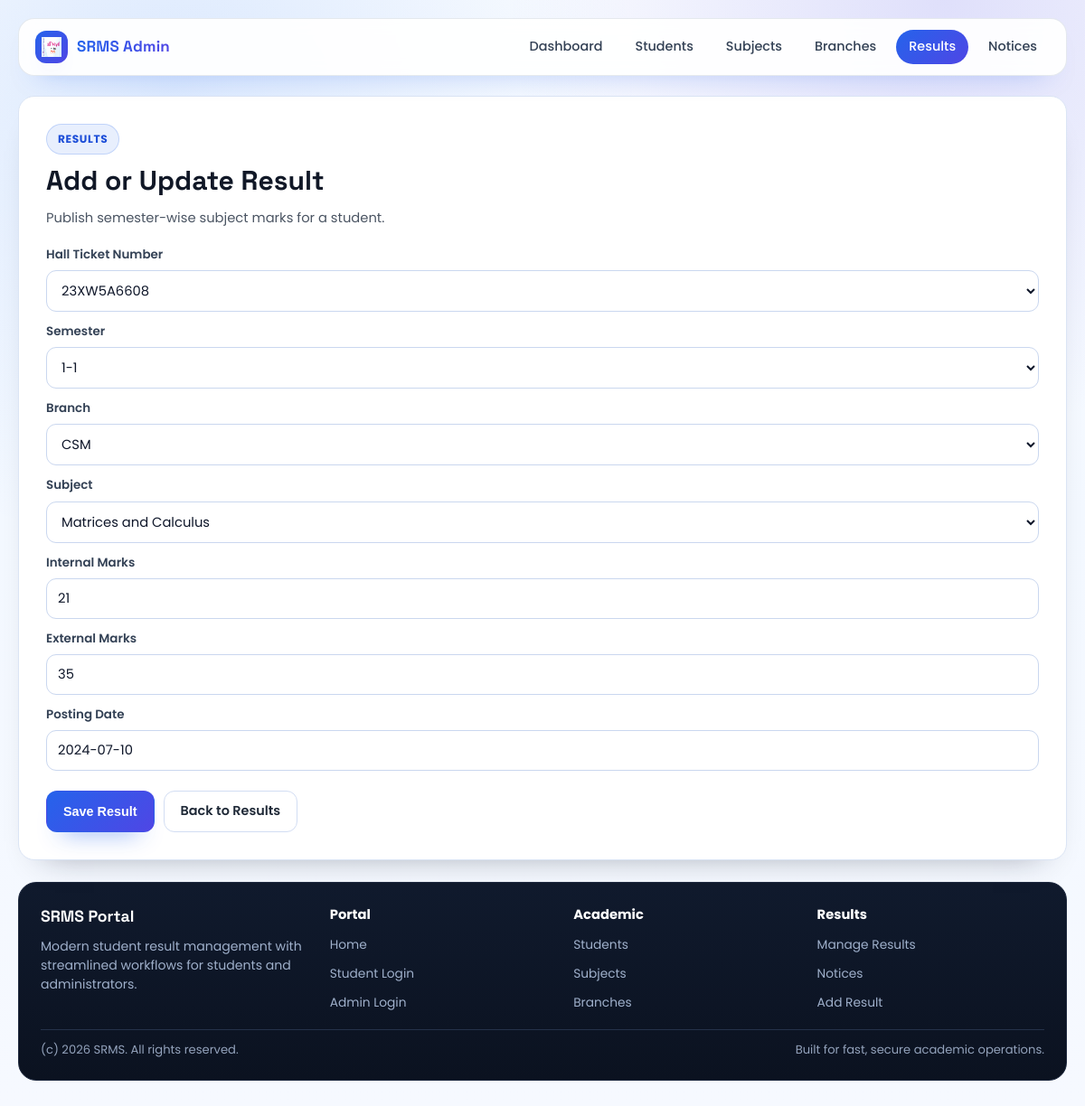
The app's page /result/1/view/4/update with its own data.
### result/models.py (models this page shows, shortened)
class Student(models.Model):
    HallTicketNo=models.CharField(max_length=225,unique=True)
    name=models.CharField(max_length=225)
    dob=models.DateField(("Date"))
    age=models.IntegerField()
    address=models.TextField(max_length=225)
    branchName=models.ForeignKey("Branches",on_delete=models.CASCADE,default=2)
    def __str__(self):
        return self.HallTicketNo

class Results(models.Model):
    HallTicketNo=models.ForeignKey("Student",on_delete=models.CASCADE,null=True,related_name='results')
    sem=models.CharField(max_length=225,choices=sems,default="I-I")
    branch=models.ForeignKey("Branches",on_delete=models.CASCADE)
    subjectCode=models.ForeignKey("Subjects",on_delete=models.CASCADE,null=True)
    internal=models.IntegerField(default=21)
    external=models.IntegerField(default=35)
    postingDate=models.DateField(default=date.today)

### result/views.py (the view)
# urls.py: path('result/<int:student_id>/view/<int:pk>/update',views.UpdateResultView.as_view(),name="result_update2"),
class UpdateResultView(UpdateView):
    model = Results
    form_class = AddResult  # Form class used for updating results
    template_name = 'add_result.html'
    success_url=reverse_lazy('manage_results')

### result/forms.py
class AddResult(ModelForm):
    class Meta:
        model=Results
        fields='__all__'

### result/models.py (called while the page is built)
    def __str__(self):
        return self.branchName

    def __str__(self):
        return self.subjectName

### result/templates/add_result.html (shortened to what this page needs)
{% load static %}
<!DOCTYPE html>
<html lang="en">
<head>
    <link rel="stylesheet" href="{% static 'modern_ui.css' %}">
</head>
<body>
<div class="page-shell">
    <div class="container">
        <header class="site-header">
            <div class="site-header-inner">
                <a class="brand" href="{% url 'base' %}">
                    <span class="brand-mark"><img src="{% static 'jntuh_logo.png' %}" alt="SRMS"></span>
                    <span>SRMS Admin</span>
                </a>
                <nav class="nav-links" aria-label="Admin Navigation">
                    <a class="nav-link" href="{% url 'admin_page' %}">Dashboard</a>
                    <a class="nav-link" href="{% url 'display_students' %}">Students</a>
                    <a class="nav-link" href="{% url 'manage_subjects' %}">Subjects</a>
                    <a class="nav-link" href="{% url 'manage_branches' %}">Branches</a>
                    <a class="nav-link active" href="{% url 'manage_results' %}">Results</a>
                    <a class="nav-link" href="{% url 'manage_notices' %}">Notices</a>
                </nav>
            </div>
        </header>
        <main class="main-stack">
            <section class="panel">
                <span class="badge">Results</span>
                <h2>Add or Update Result</h2>
                <p class="panel-subtitle">Publish semester-wise subject marks for a student.</p>
                <form method="POST" class="form-grid">
                    <div class="form-group">
                        <label for="id_HallTicketNo">Hall Ticket Number</label>
                        {{ form.HallTicketNo }}
                    </div>
                    <div class="form-group">
                        <label for="id_sem">Semester</label>
                        {{ form.sem }}
                    </div>
                    <div class="form-group">
                        <label for="id_branch">Branch</label>
                        {{ form.branch }}
                    </div>
                    <div class="form-group">
                        <label for="id_subjectCode">Subject</label>
                        {{ form.subjectCode }}
                    </div>
                    <div class="form-group">
                        <label for="id_internal">Internal Marks</label>
                        {{ form.internal }}
                    </div>
                    <div class="form-group">
                        <label for="id_external">External Marks</label>
                        {{ form.external }}
                    </div>
                    <div class="form-group">
                        <label for="id_postingDate">Posting Date</label>
                        {{ form.postingDate }}
                    </div>
                    <div class="form-actions">
                        <button class="btn btn-primary" type="submit">Save Result</button>
                        <a class="btn btn-secondary" href="{% url 'manage_results' %}">Back to Results</a>
                    </div>
                </form>
            </section>
        </main>
        {% include "partials/site_footer.html" %}
    </div>
</div>
</body>
</html>

### result/static/modern_ui.css (style rules this page uses)
:root { --bg: #f6f9ff; --surface: #ffffff; --surface-soft: #f8fbff; --text: #111827; --muted: #4b5563; --line: #dbe5f5; --blue-500: #2563eb; --blue-600: #1d4ed8; --indigo-500: #4f46e5; --dark-950: #0b1220; --dark-900: #101a2d; --shadow-soft: 0 20px 36px -28px rgba(15, 23, 42, 0.45); --shadow-blue: 0 22px 44px -28px rgba(37, 99, 235, 0.6); }
* { box-sizing: border-box; }
html, body { margin: 0; padding: 0; }
body { min-height: 100vh; color: var(--text); font-family: "Poppins", "Segoe UI", sans-serif; line-height: 1.5; background: radial-gradient(circle at 16% 8%, rgba(59, 130, 246, 0.16), transparent 34%), radial-gradient(circle at 87% 0%, rgba(79, 70, 229, 0.16), transparent 30%), linear-gradient(180deg, #fbfdff 0%, #f3f8ff 46%, #f6f9ff 100%); }
a { color: inherit; text-decoration: none; }
.page-shell { padding: 20px 16px 30px; }
.container { width: min(1160px, 100%); margin: 0 auto; }
.site-header { position: sticky; top: 10px; z-index: 40; border: 1px solid rgba(148, 163, 184, 0.24); border-radius: 18px; background: rgba(255, 255, 255, 0.93); backdrop-filter: blur(8px); box-shadow: 0 16px 30px -24px rgba(37, 99, 235, 0.5); }
.site-header-inner { display: flex; align-items: center; justify-content: space-between; gap: 14px; padding: 12px 18px; }
.brand { display: inline-flex; align-items: center; gap: 10px; font-family: "Space Grotesk", "Poppins", sans-serif; font-size: 1.06rem; font-weight: 700; letter-spacing: 0.01em; }
.brand-mark { width: 36px; height: 36px; border-radius: 12px; display: inline-flex; align-items: center; justify-content: center; background: linear-gradient(135deg, var(--blue-500), var(--indigo-500)); box-shadow: 0 14px 22px -16px rgba(79, 70, 229, 0.8); }
.brand-mark img { width: 22px; height: 22px; }
.brand span:last-child { background: linear-gradient(90deg, var(--blue-500), var(--indigo-500)); -webkit-background-clip: text; background-clip: text; color: transparent; }
.nav-links { display: flex; align-items: center; justify-content: center; flex-wrap: wrap; gap: 8px; }
.nav-link { display: inline-flex; align-items: center; justify-content: center; border-radius: 999px; padding: 8px 14px; color: #334155; font-size: 0.9rem; font-weight: 500; transition: color 0.18s ease, background-color 0.18s ease; }
.nav-link.active { color: #ffffff; background: linear-gradient(135deg, var(--blue-500), var(--indigo-500)); }
.main-stack { margin-top: 22px; display: grid; gap: 18px; }
.badge { display: inline-flex; align-items: center; border-radius: 999px; border: 1px solid rgba(37, 99, 235, 0.2); background: rgba(37, 99, 235, 0.1); color: var(--blue-600); font-size: 0.76rem; font-weight: 700; letter-spacing: 0.05em; text-transform: uppercase; padding: 7px 12px; }
.btn { display: inline-flex; align-items: center; justify-content: center; border-radius: 12px; border: 1px solid transparent; padding: 11px 18px; font-size: 0.9rem; font-weight: 600; transition: transform 0.16s ease, box-shadow 0.16s ease, background-color 0.16s ease; }
.btn-primary { background: linear-gradient(135deg, var(--blue-500), var(--indigo-500)); color: #ffffff; box-shadow: 0 16px 26px -18px rgba(37, 99, 235, 0.85); }
.btn-secondary { border-color: #d2ddf3; background: #ffffff; color: #1f2937; }
.info-card h3, .panel h2, .action-tile h3 { margin: 0; font-family: "Space Grotesk", "Poppins", sans-serif; }
.info-card p, .info-card li, .panel-subtitle, .action-tile p { color: var(--muted); }
.panel { border-radius: 18px; border: 1px solid var(--line); background: var(--surface); box-shadow: var(--shadow-soft); padding: clamp(20px, 3vw, 30px); }
.panel h2 { margin-top: 6px; font-size: clamp(1.34rem, 2.5vw, 1.88rem); }
.panel-subtitle { margin-top: 8px; font-size: 0.92rem; }
.form-grid { margin-top: 20px; display: grid; gap: 12px; }
.form-group { display: grid; gap: 7px; }
.form-group label { font-size: 0.84rem; font-weight: 600; color: #334155; }
input, select, textarea { width: 100%; border: 1px solid #cad7ef; border-radius: 11px; background: #ffffff; color: #0f172a; padding: 11px 12px; font-family: "Poppins", sans-serif; font-size: 0.92rem; transition: border-color 0.16s ease, box-shadow 0.16s ease; }
.form-actions { margin-top: 10px; display: flex; flex-wrap: wrap; gap: 10px; }

### records on screen
Student: HallTicketNo "23XW5A6608"
Results: sem "1-1", branch "CSM", subjectCode "Matrices and Calculus", internal "21", external "35", postingDate "2024-07-10"
